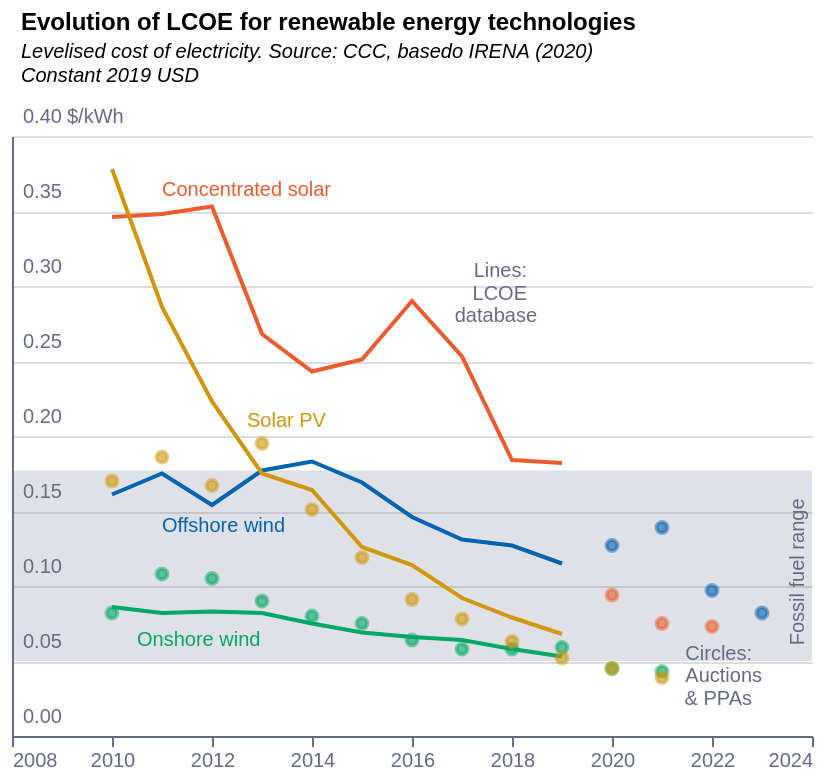

Write a Vega-Lite specification for this figure.
### Vega-Lite specification from a JSON file in a GitHub repository (floating-point values rounded to 4 significant figures)
{"config": {"view": {"continuousWidth": 400, "continuousHeight": 300, "stroke": null}}, "layer": [{"data": {"name": "data-66e9ab00c27a59734f8f2024a468ccbf"}, "mark": {"type": "area", "fill": "#676A86", "opacity": 0.2}, "encoding": {"x": {"type": "quantitative", "field": "x"}, "y": {"type": "quantitative", "field": "y"}, "y2": {"field": "y2"}}}, {"data": {"name": "data-17b68fbd6a1e64afa4f95946aa6123d1"}, "mark": "line", "encoding": {"color": {"type": "nominal", "field": "tech", "legend": null}, "x": {"type": "quantitative", "axis": {"domainColor": "#676A86", "format": ".0f", "grid": false, "labelAngle": 0, "labelColor": "#676A86", "orient": "bottom", "tickColor": "#676A86", "tickCount": 10, "title": "", "titleAlign": "center", "titleAnchor": "middle", "titleColor": "#676A86"}, "field": "year", "sort": []}, "y": {"type": "quantitative", "axis": {"domainColor": "#676A86", "format": ".2f", "grid": true, "labelAlign": "left", "labelBaseline": "middle", "labelColor": "#676A86", "labelOffset": -10, "labelPadding": -5, "tickColor": "#676A86", "tickCount": 7, "ticks": false, "title": "$/kWh", "titleAlign": "left", "titleAnchor": "start", "titleAngle": 0, "titleBaseline": "bottom", "titleColor": "#676A86", "titleFontSize": 10, "titleFontWeight": "normal", "titleX": 27, "titleY": -5}, "field": "avg", "sort": []}}, "transform": [{"filter": "datum.db==\"lcoe\""}]}, {"data": {"name": "data-17b68fbd6a1e64afa4f95946aa6123d1"}, "mark": {"type": "point", "opacity": 0.6, "strokeOpacity": 0.8}, "encoding": {"color": {"type": "nominal", "field": "tech", "legend": null, "scale": {"range": ["#EB5C2E", "#0063AF", "#00A767", "#cf970c"]}}, "fill": {"type": "nominal", "field": "tech", "legend": null, "scale": {"range": ["#EB5C2E", "#0063AF", "#00A767", "#cf970c"]}}, "x": {"type": "quantitative", "axis": {"domainColor": "#676A86", "format": ".0f", "grid": false, "labelAngle": 0, "labelColor": "#676A86", "orient": "bottom", "tickColor": "#676A86", "tickCount": 10, "title": "", "titleAlign": "center", "titleAnchor": "middle", "titleColor": "#676A86"}, "field": "year", "sort": []}, "y": {"type": "quantitative", "field": "avg", "sort": []}}, "transform": [{"filter": "datum.db==\"auction\""}]}, {"data": {"name": "data-7b085bcd579a30523712d200970b338f"}, "mark": {"type": "text", "align": "right", "angle": 270, "color": "#676A86", "dx": -5, "dy": -7, "fontSize": 10}, "encoding": {"text": {"type": "nominal", "field": "t"}, "x": {"type": "quantitative", "field": "x"}, "y": {"type": "quantitative", "field": "y"}}}, {"data": {"name": "data-aa9be91e3721dd4cbcf686d70831b30a"}, "mark": {"type": "text", "align": "right", "color": "#676A86", "dx": -5, "fontSize": 10}, "encoding": {"text": {"type": "nominal", "field": "t"}, "x": {"type": "quantitative", "field": "x"}, "y": {"type": "quantitative", "field": "y"}}}, {"data": {"name": "data-91ee8ccb0456755c4f6e52d4e4aac060"}, "mark": {"type": "text", "align": "left", "fontSize": 10}, "encoding": {"color": {"type": "nominal", "field": "t", "legend": null, "scale": {"range": ["#EB5C2E", "#0063AF", "#00A767", "#cf970c"]}}, "text": {"type": "nominal", "field": "t"}, "x": {"type": "quantitative", "field": "x"}, "y": {"type": "quantitative", "field": "y"}}}], "height": 300, "title": {"text": "Evolution of LCOE for renewable energy technologies", "align": "left", "anchor": "start", "dx": 5, "dy": -5, "fontSize": 12, "subtitle": ["Levelised cost of electricity. Source: CCC, basedo IRENA (2020)", "Constant 2019 USD"], "subtitleFontSize": 10, "subtitleFontStyle": "italic"}, "width": 400, "$schema": "https://vega.github.io/schema/vega-lite/v4.8.1.json", "datasets": {"data-66e9ab00c27a59734f8f2024a468ccbf": [{"x": 2008, "y": 0.05, "y2": 0.177}, {"x": 2024, "y": 0.05, "y2": 0.177}], "data-17b68fbd6a1e64afa4f95946aa6123d1": [{"year": 2010, "tech": "csp", "db": "lcoe", "avg": 0.346, "p5": 0.276, "p95": 0.39}, {"year": 2010, "tech": "offwind", "db": "lcoe", "avg": 0.161, "p5": 0.114, "p95": 0.204}, {"year": 2010, "tech": "onwind", "db": "auction", "avg": 0.082, "p5": 0.054, "p95": 0.105}, {"year": 2010, "tech": "onwind", "db": "lcoe", "avg": 0.086, "p5": 0.058, "p95": 0.117}, {"year": 2010, "tech": "pv", "db": "auction", "avg": 0.17, "p5": 0.148, "p95": 0.176}, {"year": 2010, "tech": "pv", "db": "lcoe", "avg": 0.378, "p5": 0.188, "p95": 0.514}, {"year": 2011, "tech": "csp", "db": "lcoe", "avg": 0.348, "p5": 0.252, "p95": 0.477}, {"year": 2011, "tech": "offwind", "db": "lcoe", "avg": 0.175, "p5": 0.114, "p95": 0.222}, {"year": 2011, "tech": "onwind", "db": "auction", "avg": 0.108, "p5": 0.072, "p95": 0.14}, {"year": 2011, "tech": "onwind", "db": "lcoe", "avg": 0.082, "p5": 0.057, "p95": 0.124}, {"year": 2011, "tech": "pv", "db": "auction", "avg": 0.186, "p5": 0.166, "p95": 0.286}, {"year": 2011, "tech": "pv", "db": "lcoe", "avg": 0.286, "p5": 0.162, "p95": 0.484}, {"year": 2012, "tech": "csp", "db": "lcoe", "avg": 0.353, "p5": 0.234, "p95": 0.464}, {"year": 2012, "tech": "offwind", "db": "lcoe", "avg": 0.154, "p5": 0.115, "p95": 0.209}, {"year": 2012, "tech": "onwind", "db": "auction", "avg": 0.105, "p5": 0.074, "p95": 0.158}, {"year": 2012, "tech": "onwind", "db": "lcoe", "avg": 0.083, "p5": 0.058, "p95": 0.111}, {"year": 2012, "tech": "pv", "db": "auction", "avg": 0.167, "p5": 0.144, "p95": 0.259}, {"year": 2012, "tech": "pv", "db": "lcoe", "avg": 0.223, "p5": 0.133, "p95": 0.403}, {"year": 2013, "tech": "csp", "db": "lcoe", "avg": 0.268, "p5": 0.194, "p95": 0.361}, {"year": 2013, "tech": "offwind", "db": "lcoe", "avg": 0.177, "p5": 0.1, "p95": 0.277}, {"year": 2013, "tech": "onwind", "db": "auction", "avg": 0.09, "p5": 0.069, "p95": 0.14}, {"year": 2013, "tech": "onwind", "db": "lcoe", "avg": 0.082, "p5": 0.057, "p95": 0.121}, {"year": 2013, "tech": "pv", "db": "auction", "avg": 0.195, "p5": 0.13, "p95": 0.435}, {"year": 2013, "tech": "pv", "db": "lcoe", "avg": 0.175, "p5": 0.12, "p95": 0.366}, {"year": 2014, "tech": "csp", "db": "lcoe", "avg": 0.243, "p5": 0.152, "p95": 0.293}, {"year": 2014, "tech": "offwind", "db": "lcoe", "avg": 0.183, "p5": 0.137, "p95": 0.214}, {"year": 2014, "tech": "onwind", "db": "auction", "avg": 0.08, "p5": 0.053, "p95": 0.147}, {"year": 2014, "tech": "onwind", "db": "lcoe", "avg": 0.075, "p5": 0.057, "p95": 0.122}, {"year": 2014, "tech": "pv", "db": "auction", "avg": 0.151, "p5": 0.074, "p95": 0.291}, {"year": 2014, "tech": "pv", "db": "lcoe", "avg": 0.164, "p5": 0.097, "p95": 0.367}, {"year": 2015, "tech": "csp", "db": "lcoe", "avg": 0.251, "p5": 0.191, "p95": 0.323}, {"year": 2015, "tech": "offwind", "db": "lcoe", "avg": 0.169, "p5": 0.125, "p95": 0.227}, {"year": 2015, "tech": "onwind", "db": "auction", "avg": 0.075, "p5": 0.048, "p95": 0.143}, {"year": 2015, "tech": "onwind", "db": "lcoe", "avg": 0.069, "p5": 0.047, "p95": 0.126}, {"year": 2015, "tech": "pv", "db": "auction", "avg": 0.119, "p5": 0.076, "p95": 0.181}, {"year": 2015, "tech": "pv", "db": "lcoe", "avg": 0.126, "p5": 0.078, "p95": 0.29}, {"year": 2016, "tech": "csp", "db": "lcoe", "avg": 0.29, "p5": 0.236, "p95": 0.35}, {"year": 2016, "tech": "offwind", "db": "lcoe", "avg": 0.146, "p5": 0.103, "p95": 0.401}, {"year": 2016, "tech": "onwind", "db": "auction", "avg": 0.064, "p5": 0.047, "p95": 0.127}, {"year": 2016, "tech": "onwind", "db": "lcoe", "avg": 0.066, "p5": 0.047, "p95": 0.112}, {"year": 2016, "tech": "pv", "db": "auction", "avg": 0.091, "p5": 0.067, "p95": 0.185}, {"year": 2016, "tech": "pv", "db": "lcoe", "avg": 0.114, "p5": 0.075, "p95": 0.266}, {"year": 2017, "tech": "csp", "db": "lcoe", "avg": 0.253, "p5": 0.175, "p95": 0.289}, {"year": 2017, "tech": "offwind", "db": "lcoe", "avg": 0.131, "p5": 0.108, "p95": 0.183}, {"year": 2017, "tech": "onwind", "db": "auction", "avg": 0.058, "p5": 0.047, "p95": 0.163}, {"year": 2017, "tech": "onwind", "db": "lcoe", "avg": 0.064, "p5": 0.045, "p95": 0.115}, {"year": 2017, "tech": "pv", "db": "auction", "avg": 0.078, "p5": 0.066, "p95": 0.113}, {"year": 2017, "tech": "pv", "db": "lcoe", "avg": 0.092, "p5": 0.056, "p95": 0.228}, {"year": 2018, "tech": "csp", "db": "lcoe", "avg": 0.184, "p5": 0.106, "p95": 0.268}, {"year": 2018, "tech": "offwind", "db": "lcoe", "avg": 0.127, "p5": 0.102, "p95": 0.202}, {"year": 2018, "tech": "onwind", "db": "auction", "avg": 0.058, "p5": 0.04, "p95": 0.109}, {"year": 2018, "tech": "onwind", "db": "lcoe", "avg": 0.058, "p5": 0.04, "p95": 0.1}, {"year": 2018, "tech": "pv", "db": "auction", "avg": 0.063, "p5": 0.048, "p95": 0.095}, {"year": 2018, "tech": "pv", "db": "lcoe", "avg": 0.079, "p5": 0.052, "p95": 0.215}, {"year": 2019, "tech": "csp", "db": "lcoe", "avg": 0.182, "p5": 0.144, "p95": 0.431}, {"year": 2019, "tech": "offwind", "db": "lcoe", "avg": 0.115, "p5": 0.088, "p95": 0.157}, {"year": 2019, "tech": "onwind", "db": "auction", "avg": 0.059, "p5": 0.03, "p95": 0.085}, {"year": 2019, "tech": "onwind", "db": "lcoe", "avg": 0.053, "p5": 0.038, "p95": 0.107}, {"year": 2019, "tech": "pv", "db": "auction", "avg": 0.052, "p5": 0.042, "p95": 0.099}, {"year": 2019, "tech": "pv", "db": "lcoe", "avg": 0.068, "p5": 0.052, "p95": 0.19}, {"year": 2020, "tech": "csp", "db": "auction", "avg": 0.094, "p5": 0.07, "p95": 0.296}, {"year": 2020, "tech": "offwind", "db": "auction", "avg": 0.127, "p5": 0.067, "p95": 0.247}, {"year": 2020, "tech": "onwind", "db": "auction", "avg": 0.045, "p5": 0.032, "p95": 0.099}, {"year": 2020, "tech": "pv", "db": "auction", "avg": 0.045, "p5": 0.034, "p95": 0.071}, {"year": 2021, "tech": "csp", "db": "auction", "avg": 0.075, "p5": 0.067, "p95": 0.076}, {"year": 2021, "tech": "offwind", "db": "auction", "avg": 0.139, "p5": 0.054, "p95": 0.282}, {"year": 2021, "tech": "onwind", "db": "auction", "avg": 0.043, "p5": 0.027, "p95": 0.077}, {"year": 2021, "tech": "pv", "db": "auction", "avg": 0.039, "p5": 0.03, "p95": 0.115}, {"year": 2022, "tech": "csp", "db": "auction", "avg": 0.073, "p5": 0.064, "p95": 0.074}, {"year": 2022, "tech": "offwind", "db": "auction", "avg": 0.097, "p5": 0.071, "p95": 0.137}, {"year": 2023, "tech": "offwind", "db": "auction", "avg": 0.082, "p5": 0.056, "p95": 0.141}], "data-7b085bcd579a30523712d200970b338f": [{"x": 2024, "y": 0.165, "t": "Fossil fuel range"}], "data-aa9be91e3721dd4cbcf686d70831b30a": [{"x": 2023, "y": 0.055, "t": "Circles:"}, {"x": 2023.0, "y": 0.04, "t": "Auctions"}, {"x": 2023, "y": 0.025, "t": "& PPAs"}, {"x": 2018.0, "y": 0.31, "t": "Lines:"}, {"x": 2018.0, "y": 0.295, "t": "LCOE"}, {"x": 2019.0, "y": 0.28, "t": "database"}], "data-91ee8ccb0456755c4f6e52d4e4aac060": [{"x": 2011, "y": 0.14, "t": "Offshore wind"}, {"x": 2010.0, "y": 0.064, "t": "Onshore wind"}, {"x": 2011, "y": 0.364, "t": "Concentrated solar"}, {"x": 2013.0, "y": 0.21, "t": "Solar PV"}]}}
